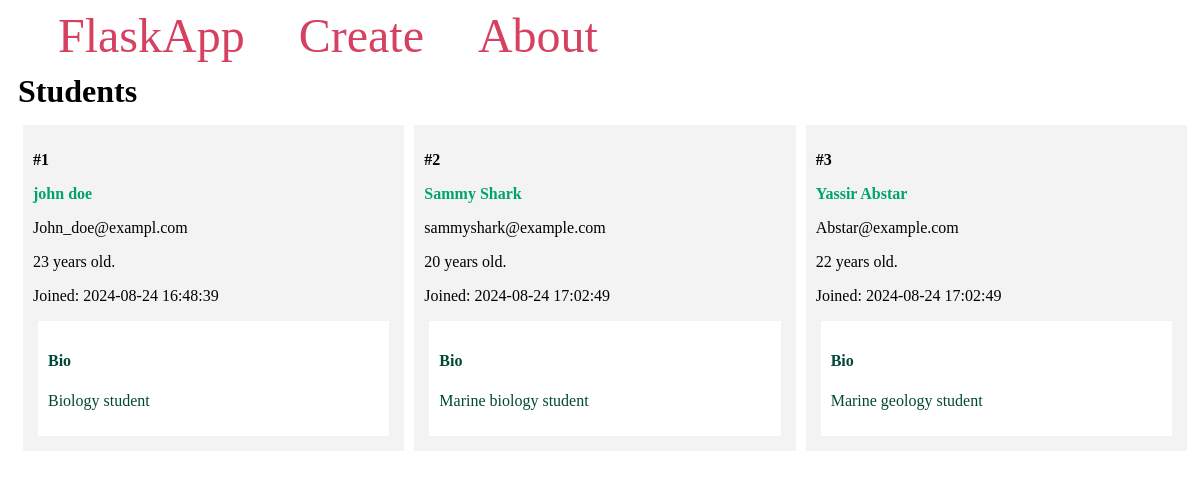
Before: / with the older database file.
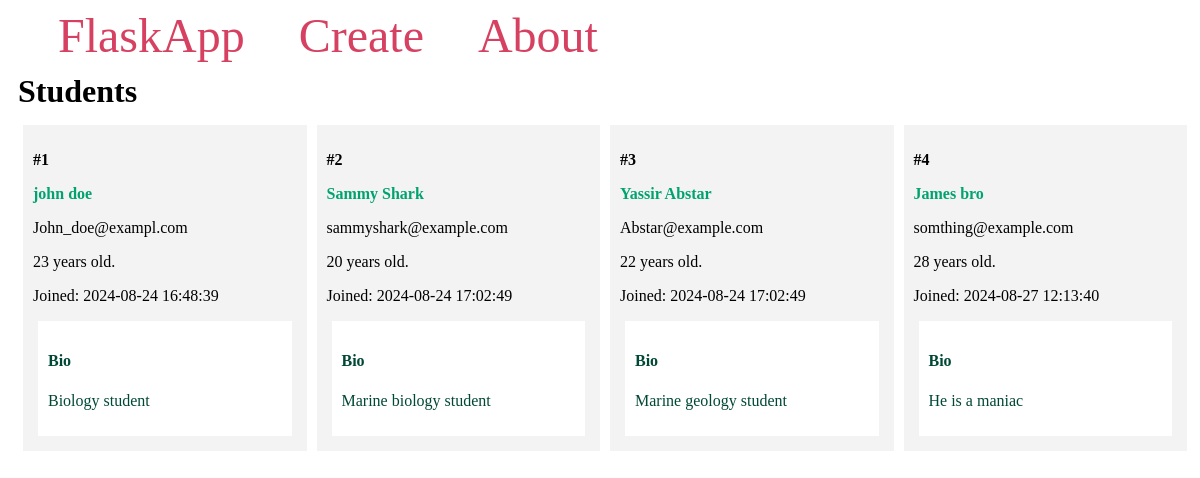
After: the same page with the newer database file.
### app.py (models this page shows, shortened)
class Student(db.Model):
    id = db.Column(db.Integer, primary_key=True)
    firstname = db.Column(db.String(100), nullable=False)
    lastname = db.Column(db.String(100), nullable=False)
    email = db.Column(db.String(80), unique=True, nullable=False)
    age = db.Column(db.Integer)
    created_at =db.Column(db.DateTime(timezone=True),
                          server_default=func.now())
    bio = db.Column(db.Text)

### app.py (the view)
@app.route('/')
def index():
    students = Student.query.all()
    return render_template('index.html', students=students)

### templates/index.html
{% extends 'base.html' %}
{% block content %}
	<h1 class="title">{% block title %} Students {% endblock %}</h1>
	<div class="content">
		{% for student in students %}
			<div class="student">
				<p><b>#{{ student.id }}</b></p>
				<b>
					<p class="name">
						<a href="{{ url_for('student', student_id=student.id)}}">
							{{ student.firstname }} {{ student.lastname }}
						</a>
					</p>
				</b>
				<p>{{ student.email }}</p>
				<p>{{ student.age }} years old.</p>
				<p>Joined: {{ student.created_at }}</p>
				<div class="bio">
					<h4>Bio</h4>
					<p>{{ student.bio }}</p>
				</div>
			</div>
		{% endfor %}
	</div>
{% endblock %}

### templates/base.html (shortened to what this page needs)
<!DOCTYPE html>
<html lang="en">
<head>
</head>
<body>
	<nav>
		<a href="{{ url_for('index') }}">FlaskApp</a>
		<a href="{{ url_for('create') }}">Create</a>
		<a href="#">About</a>
	</nav>
	<div class="content">
		{% block content %} {% endblock %}
	</div>
</body>
</html>

### templates/base.html (style rules this page uses)
.title { margin: 5px; }
.content { margin: 5px; width: 100%; display: flex; flex-direction: row; flex-wrap: wrap; }
.student { flex: 20%; padding: 10px; margin: 5px; background-color: #f3f3f3; inline-size: 100%; }
.bio { padding: 10px; margin: 5px; background-color: #ffffff; color: #004835; }
.name a { color: #00a36f; text-decoration: none; }
nav a { color: #d64161; font-size: 3em; margin-left: 50px; text-decoration: none; }

Changed rows visible on the page:
added Student: id "4", firstname "James", lastname "bro", email "somthing@example.com", age "28", created_at "2024-08-27 12:13:40", bio "He is a maniac"
